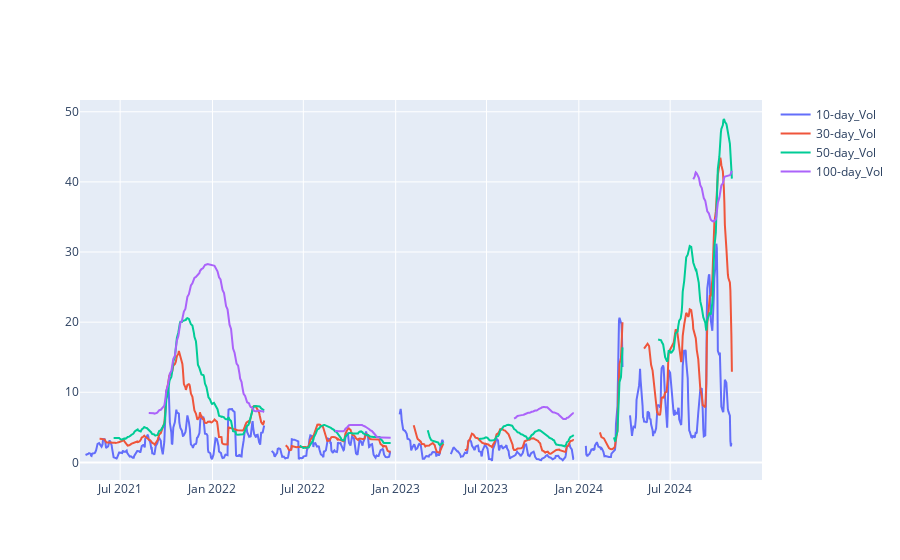

The cell this chart's notebook holds for it:
### Markdown cell above
# Historical Volatility

### Code cell
histvol = Position_Reporting(positions, 'RGGI', current_date).rolling_vol()

fig = go.Figure()
for i in list(histvol)[1:]:
    fig.add_trace(go.Scatter(x=histvol['Date'], y=histvol[i], name=i))#, base=0))
    
fig.show()

### Figure 1 — Plotly figure (JSON) as saved in the notebook; plotly's stock layout.template omitted (floating-point values rounded to 4 significant figures; data arrays with more than 128 entries replaced by an {"elided": "..."} marker saying what was removed)
{"data": [{"name": "10-day_Vol", "type": "scatter", "x": {"elided": "972 str values"}, "y": {"elided": "972 float values"}}, {"name": "30-day_Vol", "type": "scatter", "x": {"elided": "972 str values"}, "y": {"elided": "972 float values"}}, {"name": "50-day_Vol", "type": "scatter", "x": {"elided": "972 str values"}, "y": {"elided": "972 float values"}}, {"name": "100-day_Vol", "type": "scatter", "x": {"elided": "972 str values"}, "y": {"elided": "972 float values"}}], "layout": {"autosize": true, "xaxis": {"autorange": true, "range": ["2021-04-12", "2024-12-31"], "type": "date"}, "yaxis": {"autorange": true, "range": [-2.508, 51.68], "type": "linear"}}}
